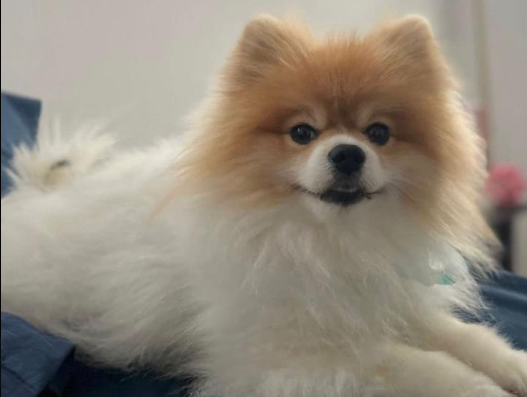
#> input picture img_transformation/barto.png, 527 x 397 px
$ jupyter execute image_transformations.ipynb
#> lines starting #> are read from the running program, lines starting #| are printed output that depends on the picture
Before you turn this problem in, make sure everything runs as expected. First, **restart the kernel** (in the menubar, select Kernel$\rightarrow$Restart) and then **run all cells** (in the menubar, select Cell$\rightarrow$Run All).

Make sure you fill in any place that says `YOUR CODE HERE` or "YOUR ANSWER HERE", as well as your name and collaborators below:

[cell 1]
NAME = "FELIPE FERREIRA VASCONCELOS"
COLLABORATORS = "FELIPE FERREIRA VASCONCELOS"

---

[cell 2]
import numpy as np
import cv2
from matplotlib import pyplot as plt

## Introduction

In Python, an image can be represented as a matrix or a NumPy array. Each pixel corresponds to an element in the matrix. You can manipulate the image by accessing and modifying the matrix elements using array manipulation libraries like NumPy. This allows for efficient operations such as cropping, flipping, resizing, filtering, and more. Treating an image as a matrix provides flexibility and access to a wide range of tools for image processing tasks in Python.

For more details, refer to:

[OpenCV Getting and Setting Pixels](https://pyimagesearch.com/2021/01/20/opencv-getting-and-setting-pixels/)

# Crop and flip an image using Numpy array indexing.

[cell 3]
def crop(img, x1, y1, x2, y2):
    '''
    Crop an image using NumPy array indexing.
    Parameters:
    image (numpy.ndarray): The input image as a NumPy array.
    x1 (int): The x-coordinate of the top-left corner of the cropping area.
    y1 (int): The y-coordinate of the top-left corner of the cropping area.
    x2 (int): The x-coordinate of the bottom-right corner of the cropping area.
    y2 (int): The y-coordinate of the bottom-right corner of the cropping area.

    Returns:
    numpy.ndarray: The cropped image as a NumPy array.
    '''
    # YOUR CODE HERE
    cropped_image = img[x1:x2, y1:y2]
    return cropped_image

[cell 4]
def flip(img, axis):
    '''
    Flip an image using NumPy array indexing.

    Parameters:
    image (numpy.ndarray): The input image as a NumPy array.
    axis (int): The axis along which to flip the image.
                0: Flip vertically (upside down).
                1: Flip horizontally (mirror image).

    Returns:
    numpy.ndarray: The flipped image as a NumPy array.
    '''
     # YOUR CODE HERE
    flipped_image = cv2.flip(img,axis)
    return flipped_image

[cell 5]
def bgr2rgb(img):
    return cv2.cvtColor(img, cv2.COLOR_BGR2RGB)

img = cv2.imread('barto.png')
#> img is the input picture: shape (397, 527, 3); mean B, G, R 126.4, 139.9, 148.9
cropped_image = crop(img,30,30,40,50)
plt.imshow(bgr2rgb(cropped_image))
plt.show()
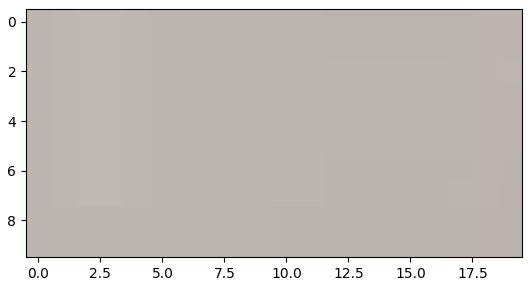
#> figure drawn by matplotlib, 1 panel
#> in flip, `flipped_image = cv2.flip(img,axis)`:
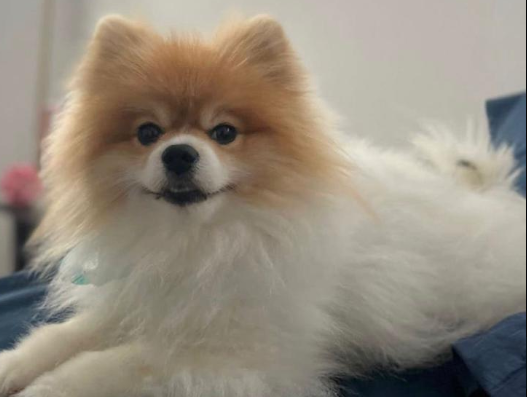
#> flipped_image: shape (397, 527, 3); mean B, G, R 126.4, 139.9, 148.9

[cell 6]
def bgr2rgb(img):
    return cv2.cvtColor(img, cv2.COLOR_BGR2RGB)

img = cv2.imread('barto.png')
flipped_image = flip(img,1)
plt.imshow(bgr2rgb(flipped_image))
plt.show()

# Implement image translation using Numpy and OpenCV.

[cell 7]
def translate_image(img, dx, dy):
    '''
    Parameters:
    image (numpy.ndarray): The input image as a NumPy array.
    dx (int): The translation amount in the x-direction. Positive values translate to the right.
    dy (int): The translation amount in the y-direction. Positive values translate down

    Returns:
    numpy.ndarray: The translated image as a NumPy array.
    '''
#> called with dx = 20, dy = 20

    # YOUR CODE HERE
    h, w = img.shape[:2]
#> h = 397; w = 527
    T = np.float32([[1, 0, w/4],[0, 1, h/4]])
#> T = [[1, 0, 131.8], [0, 1, 99.25]]

    translated_image = cv2.warpAffine(img, T, (w,h))
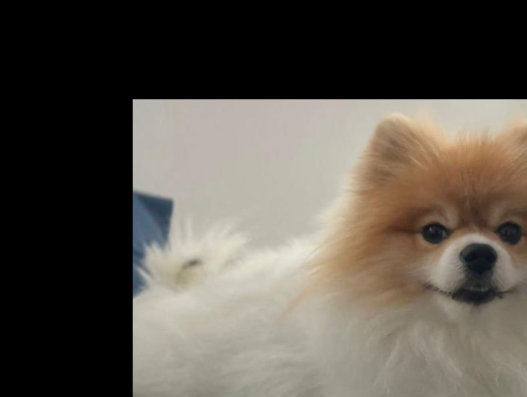
#> translated_image: shape (397, 527, 3); mean B, G, R 77.1, 85.5, 91.4

    return translated_image

[cell 8]
def bgr2rgb(img):
    return cv2.cvtColor(img, cv2.COLOR_BGR2RGB)

img = cv2.imread('barto.png')

translated_image = translate_image(img,20,20)
plt.imshow(bgr2rgb(translated_image))
plt.show()

# Implement image rotation around its center using NumPy and OpenCV.

[cell 9]
def rotate_image(img, angle):
    """
    Rotate an image using NumPy and OpenCV.

    Parameters:
    image (numpy.ndarray): The input image as a NumPy array.
    angle (float): The rotation angle in degrees.

    Returns:
    numpy.ndarray: The rotated image as a NumPy array.
    """
#> called with angle = 45

    # YOUR CODE HERE
    h, w = img.shape[:2]
#> h = 397; w = 527
    rotation_matrix = cv2.getRotationMatrix2D((w/2, h/2), angle, 1)
    rotated_image = cv2.warpAffine(img, rotation_matrix,(w, h))
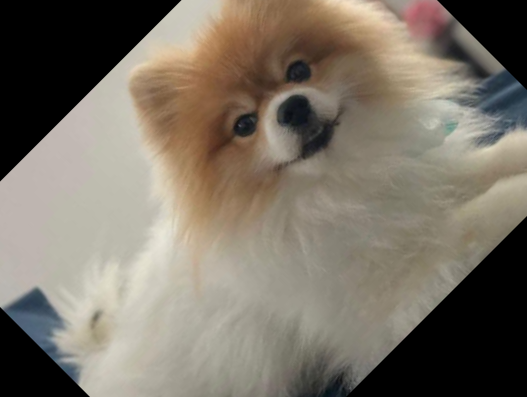
#> rotated_image: shape (397, 527, 3); mean B, G, R 102.7, 114.9, 123.2
    return rotated_image

[cell 10]
img = cv2.imread('barto.png')
rotated_image = rotate_image(img,45)
plt.imshow(bgr2rgb(rotated_image))
plt.show()

# Implement image resizing using OpenCV.

[cell 11]
def resize_image(image, scale):
    """
    Resize an image using OpenCV.

    Parameters:
    image (numpy.ndarray): The input image as a NumPy array.
    scale (float): The scaling factor to resize the image.

    Returns:
    numpy.ndarray: The resized image as a NumPy array.
    """
#> called with scale = 3
    h, w = image.shape[:2]
#> h = 397; w = 527
    resized_image = cv2.resize(image, (w*scale,h*scale))
    return resized_image

[cell 12]
img = cv2.imread('barto.png')
resized_img = resize_image(img,3)
plt.imshow(resized_img)
plt.show()

# Implement bitwise operations: AND, OR, XOR.

[cell 13]
def bitwise_and(image1, image2):
    """
    Perform a bitwise AND operation on two images using NumPy.

    Parameters:
    image1 (numpy.ndarray): The first input image as a NumPy array.
    image2 (numpy.ndarray): The second input image as a NumPy array.

    Returns:
    numpy.ndarray: The result of the bitwise AND operation as a NumPy array.
    """
    # YOUR CODE HERE
    result = cv2.bitwise_and(image1, image2)
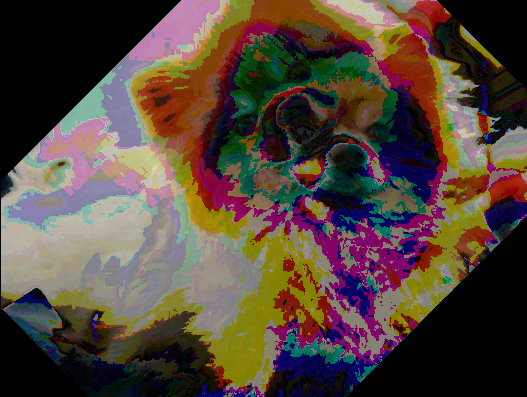
#> result: shape (397, 527, 3); mean B, G, R 58.7, 69.1, 83.8
    return result

[cell 14]
def bitwise_or(image1, image2):
    """
    Perform a bitwise OR operation on two images using NumPy.

    Parameters:
    image1 (numpy.ndarray): The first input image as a NumPy array.
    image2 (numpy.ndarray): The second input image as a NumPy array.

    Returns:
    numpy.ndarray: The result of the bitwise OR operation as a NumPy array.
    """
    # YOUR CODE HERE
    result = cv2.bitwise_or(image1, image2)
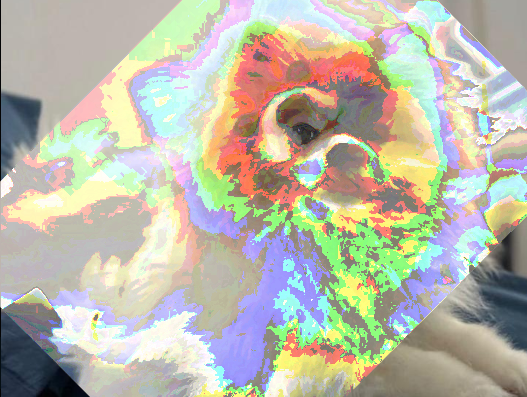
#> result: shape (397, 527, 3); mean B, G, R 170.4, 185.8, 188.2
    return result

[cell 15]
def bitwise_xor(image1, image2):
    """
    Perform a bitwise XOR (exclusive OR) operation on two images using NumPy.

    Parameters:
    image1 (numpy.ndarray): The first input image as a NumPy array.
    image2 (numpy.ndarray): The second input image as a NumPy array.

    Returns:
    numpy.ndarray: The result of the bitwise XOR operation as a NumPy array.
    """
    # YOUR CODE HERE
    result = cv2.bitwise_xor(image1, image2)
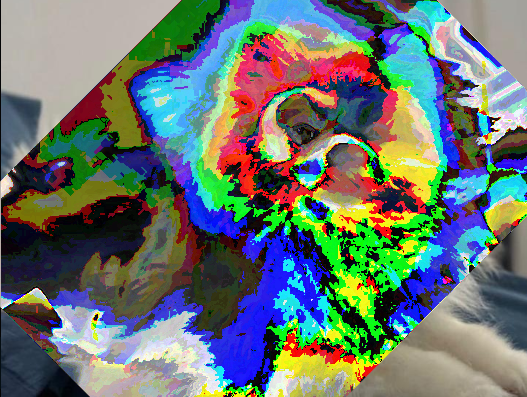
#> result: shape (397, 527, 3); mean B, G, R 111.8, 116.7, 104.4
    return result

[cell 16]
img = cv2.imread('barto.png')
img2 = rotate_image(img,45)
and_result = bitwise_and(img,img2)
plt.imshow(bgr2rgb(and_result))
plt.show()

[cell 17]
img = cv2.imread('barto.png')
img2 = rotate_image(img,45)
and_result = bitwise_or(img,img2)
plt.imshow(bgr2rgb(and_result))
plt.show()

[cell 18]
img = cv2.imread('barto.png')
img2 = rotate_image(img,45)
and_result = bitwise_xor(img,img2)
plt.imshow(bgr2rgb(and_result))
plt.show()

# Implement the "mask" operation, where a third image 'h' contains only a Region of Interest (ROI -- defined by the second image mask 'g') obtained from the input image 'f'. Note that this Region can be of any shape.

Masking is a technique used in Image Processing to isolate and extract the Region of Interest (ROI), which refers to the specific part of an image that is of interest or relevance for analysis.
Bitwise operations are commonly employed for masking as they enable us to selectively retain or discard specific portions of the image. By using bitwise operations, we can efficiently exclude the areas of the image that are not required, focusing only on the desired region for further processing or analysis.

Masking involves three steps:
* Creating a black mask canvas with the same dimensions as the original image.
* Modifying the mask by drawing a shape or figure of interest in white color.
* Applying the bitwise OR operation to combine the modified mask with the original image.

These steps enable us to selectively include or exclude specific regions of the image based on the defined mask.

[cell 19]
# create a mask of that has the same dimensions of the image
# where each pixel is valued at 0
img = cv2.imread('barto.png')
mask = np.zeros_like(img)

# create a circle on the mask
# where the pixels are valued at 255
x, y = 330, 130
radius = 100
cv2.circle(mask, (x, y), radius, 255, -1)
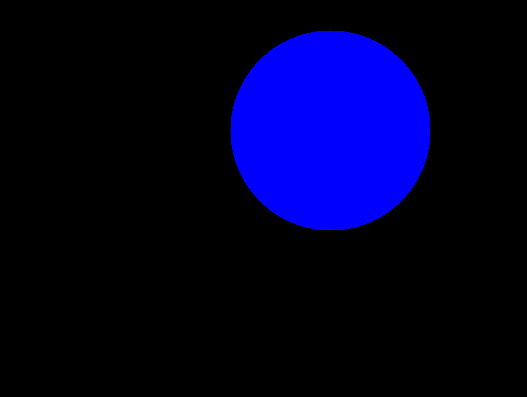
#> mask: shape (397, 527, 3); mean of channels 0, 1, 2 38.3, 0, 0; drawn as B, G, R

# perform a bitwise_and with the image and the mask
masked = bitwise_and(img,mask)
#> in bitwise_and (call 2), `result = cv2.bitwise_and(image1, image2)`:
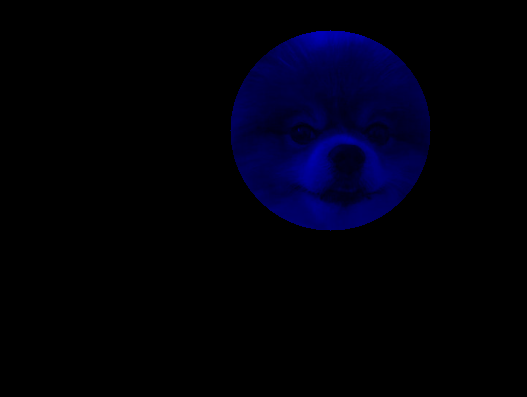
#> result: shape (397, 527, 3); mean B, G, R 11.3, 0, 0

plt.imshow(bgr2rgb(masked))
plt.show()

$ run again, with img_transformation/monkey.jpeg saved as img_transformation/barto.png
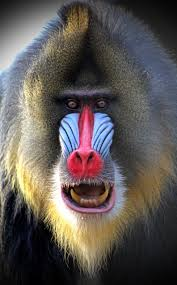
#> input picture img_transformation/monkey.jpeg, 177 x 285 px
#> img is the input picture: shape (285, 177, 3); mean B, G, R 84, 87.3, 93.7
#> in rotate_image, `rotated_image = cv2.warpAffine(img, rotation_matrix,(w, h))`:
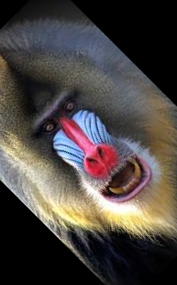
#> rotated_image: shape (285, 177, 3); mean B, G, R 66.5, 69.9, 76.4
#> in bitwise_xor, `result = cv2.bitwise_xor(image1, image2)`:
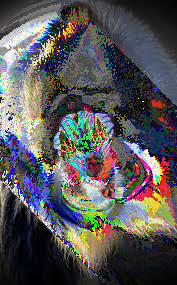
#> result: shape (285, 177, 3); mean B, G, R 86.4, 85.5, 87
#> mask: shape (285, 177, 3); every value is 0
